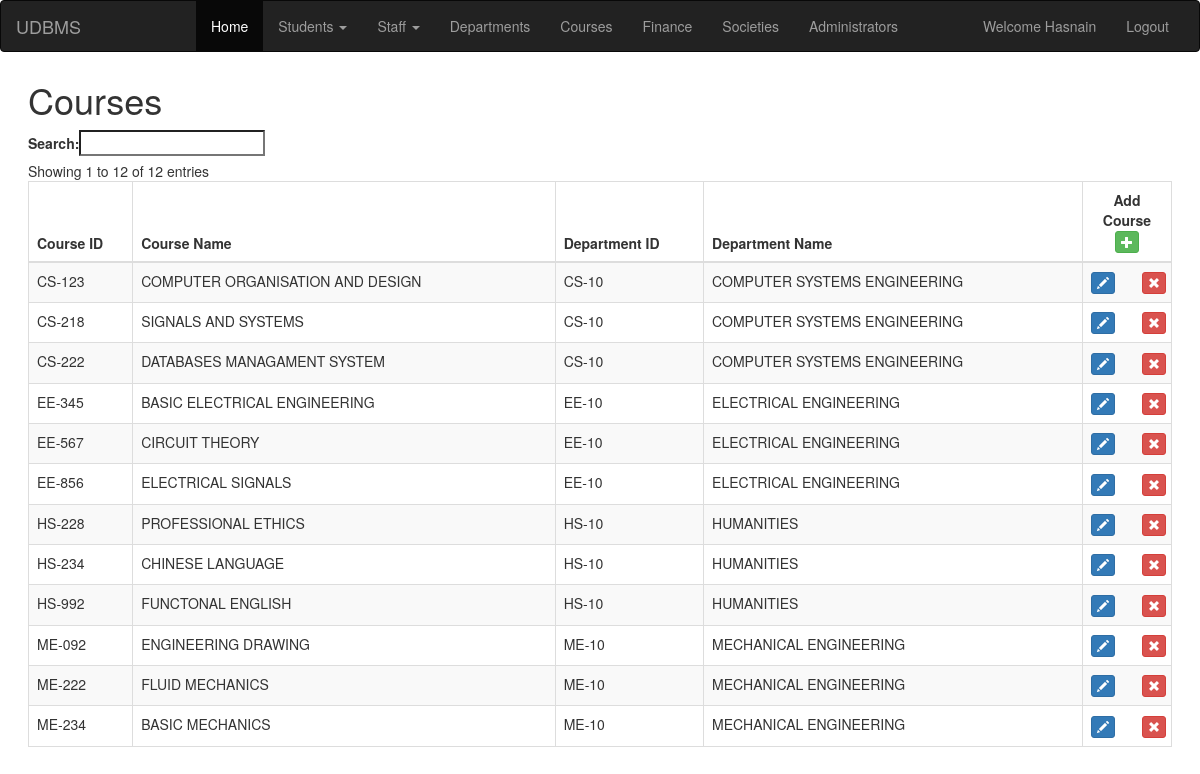
The page /courses.php (signed in) on the database its author committed.
### tables this page shows
CREATE TABLE `department` (
  `DEPT_ID` varchar(10) NOT NULL,
  `NAME` text NOT NULL
);

### courses.php (the view, shortened to what this page needs)
<!DOCTYPE html>
<html lang="en" >
<head>
<link rel="stylesheet" href="https://maxcdn.bootstrapcdn.com/bootstrap/3.3.7/css/bootstrap.min.css">
<link rel='stylesheet' href='https://cdn.datatables.net/1.10.12/css/dataTables.bootstrap.min.css'>
<link rel='stylesheet' href='https://cdn.datatables.net/buttons/1.2.2/css/buttons.bootstrap.min.css'>
</head>
<body>
<?php include 'navigation.php' ?>
<div class="content">
<h1>Courses</h1>
<table id="example" class="table table-striped table-bordered" cellspacing="0" width="100%">
	<thead>
		<tr>
			<th>Course ID</th>
			<th>Course Name</th>
            <th>Department ID</th>
            <th>Department Name</th>
			<th style="text-align:center;width:100px;">Add Course<button type="button"  class="btn btn-success btn-xs" data-toggle="modal" data-target="#addModal">
					<span class="glyphicon glyphicon-plus" aria-hidden="true"></span>
				</button></th>
		</tr>
	</thead>
	<tbody>
	<?php
			include 'connect.php';
			$sql = "SELECT * FROM COURSES NATURAL JOIN DEPARTMENT_COURSES";
			$result = $db->query($sql);
			if ($result->num_rows > 0) {
			while($row = $result->fetch_assoc()) {
				echo "<tr>";
				echo "<td>".$row["COURSE_ID"]."</td>";
				echo "<td>".$row["NAME"]."</td>";
                echo "<td>".$row["DEPT_ID"]."</td>";
                $id = $row["DEPT_ID"];
                $q = "SELECT NAME FROM DEPARTMENT WHERE DEPT_ID='$id'";
                $dept = $db->query($q);
                $dept = $dept->fetch_assoc();
                echo "<td>".$dept["NAME"]."</td>";
				echo
					'<td>
					<div class="row">
					<div class="col-xs-6 text-left">
					  <div class="previous">
								<button id="editbtn" type="button" class="editbtn btn btn-primary btn-xs" data-toggle="modal" data-target="editModal">
									<span class="glyphicon glyphicon-pencil" aria-hidden="true"></span>
								</button>
					</div>
				  </div>
				  <div class="col-xs-6 text-right">
				<div class="next">
					<form method="post" action="updatecourse.php" class="inline">
					<input type="hidden" name="courseid" value="'.$row["COURSE_ID"].'">
					<button type="submit" name="delete" class="btn btn-danger btn-xs dt-delete" onclick="clicked(event)">
									<span class="glyphicon glyphicon-remove" aria-hidden="true"></span>
								</button>
					</form>
					</div>
					</div>
				</div>
					</td>';
				echo "</tr>";
			}
			} else {
				echo "0 results";
			}
		?>
	</tbody>
</table>
</div>
</body>
</html>

### courses.php (style rules this page uses)
.content { margin:2em; }
td:last-child { text-align:center; }

### rows shown on the page
department: NAME "COMPUTER SYSTEMS ENGINEERING"
department: NAME "MECHANICAL ENGINEERING"
department: NAME "HUMANITIES"
department: NAME "ELECTRICAL ENGINEERING"

### other values the page prints
$_SESSION['username'] "Hasnain"
$row["COURSE_ID"] "CS-218"
$row["NAME"] "SIGNALS AND SYSTEMS"
$row["DEPT_ID"] "CS-10"
$row["COURSE_ID"] "ME-222"
$row["NAME"] "FLUID MECHANICS"
$row["DEPT_ID"] "ME-10"
$row["COURSE_ID"] "CS-222"
$row["NAME"] "DATABASES MANAGAMENT SYSTEM"
$row["COURSE_ID"] "CS-123"
$row["NAME"] "COMPUTER ORGANISATION AND DESIGN"
$row["COURSE_ID"] "HS-234"
$row["NAME"] "CHINESE LANGUAGE"
$row["DEPT_ID"] "HS-10"
$row["COURSE_ID"] "HS-228"
